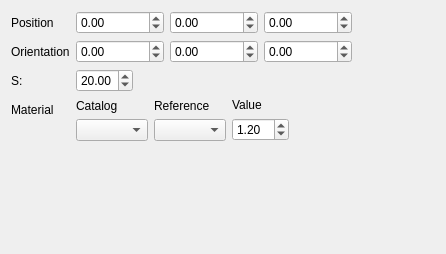
<?xml version="1.0" encoding="UTF-8"?>
<ui version="4.0">
 <class>Dialog</class>
 <widget class="QDialog" name="Dialog">
  <property name="geometry">
   <rect>
    <x>0</x>
    <y>0</y>
    <width>446</width>
    <height>254</height>
   </rect>
  </property>
  <property name="windowTitle">
   <string>Dialog</string>
  </property>
  <layout class="QHBoxLayout" name="horizontalLayout_4">
   <item>
    <layout class="QFormLayout" name="formLayout">
     <property name="sizeConstraint">
      <enum>QLayout::SetMaximumSize</enum>
     </property>
     <property name="fieldGrowthPolicy">
      <enum>QFormLayout::ExpandingFieldsGrow</enum>
     </property>
     <item row="0" column="0">
      <widget class="QLabel" name="label_10">
       <property name="text">
        <string>Position</string>
       </property>
      </widget>
     </item>
     <item row="0" column="1">
      <layout class="QHBoxLayout" name="horizontalLayout_3">
       <item>
        <widget class="QDoubleSpinBox" name="Xpos">
         <property name="minimum">
          <double>-1000000.000000000000000</double>
         </property>
         <property name="maximum">
          <double>1000000.000000000000000</double>
         </property>
        </widget>
       </item>
       <item>
        <widget class="QDoubleSpinBox" name="Ypos">
         <property name="minimum">
          <double>-1000000.000000000000000</double>
         </property>
         <property name="maximum">
          <double>1000000.000000000000000</double>
         </property>
        </widget>
       </item>
       <item>
        <widget class="QDoubleSpinBox" name="Zpos">
         <property name="minimum">
          <double>-1000000.000000000000000</double>
         </property>
         <property name="maximum">
          <double>1000000.000000000000000</double>
         </property>
        </widget>
       </item>
      </layout>
     </item>
     <item row="1" column="0">
      <widget class="QLabel" name="label_7">
       <property name="text">
        <string>Orientation</string>
       </property>
      </widget>
     </item>
     <item row="1" column="1">
      <layout class="QHBoxLayout" name="horizontalLayout">
       <item>
        <widget class="QDoubleSpinBox" name="Xrot">
         <property name="minimum">
          <double>-1000000.000000000000000</double>
         </property>
         <property name="maximum">
          <double>1000000.000000000000000</double>
         </property>
        </widget>
       </item>
       <item>
        <widget class="QDoubleSpinBox" name="Yrot">
         <property name="minimum">
          <double>-1000000.000000000000000</double>
         </property>
         <property name="maximum">
          <double>1000000.000000000000000</double>
         </property>
         <property name="value">
          <double>0.000000000000000</double>
         </property>
        </widget>
       </item>
       <item>
        <widget class="QDoubleSpinBox" name="Zrot">
         <property name="minimum">
          <double>-1000000.000000000000000</double>
         </property>
         <property name="maximum">
          <double>1000000.000000000000000</double>
         </property>
        </widget>
       </item>
      </layout>
     </item>
     <item row="2" column="0">
      <widget class="QLabel" name="label_2">
       <property name="text">
        <string>S:</string>
       </property>
      </widget>
     </item>
     <item row="2" column="1">
      <widget class="QDoubleSpinBox" name="S">
       <property name="value">
        <double>20.000000000000000</double>
       </property>
      </widget>
     </item>
     <item row="3" column="0">
      <widget class="QLabel" name="label_5">
       <property name="text">
        <string>Material</string>
       </property>
      </widget>
     </item>
     <item row="3" column="1">
      <layout class="QHBoxLayout" name="horizontalLayout_2">
       <item>
        <layout class="QVBoxLayout" name="verticalLayout_4">
         <item>
          <widget class="QLabel" name="label_8">
           <property name="text">
            <string>Catalog</string>
           </property>
          </widget>
         </item>
         <item>
          <widget class="QComboBox" name="Catalog"/>
         </item>
        </layout>
       </item>
       <item>
        <layout class="QVBoxLayout" name="verticalLayout_5">
         <item>
          <widget class="QLabel" name="label_9">
           <property name="text">
            <string>Reference</string>
           </property>
          </widget>
         </item>
         <item>
          <widget class="QComboBox" name="Reference"/>
         </item>
        </layout>
       </item>
       <item>
        <layout class="QVBoxLayout" name="verticalLayout_2">
         <item>
          <widget class="QLabel" name="label_6">
           <property name="text">
            <string>Value</string>
           </property>
          </widget>
         </item>
         <item>
          <widget class="QDoubleSpinBox" name="Value">
           <property name="minimum">
            <double>1.000000000000000</double>
           </property>
           <property name="singleStep">
            <double>0.100000000000000</double>
           </property>
           <property name="value">
            <double>1.200000000000000</double>
           </property>
          </widget>
         </item>
        </layout>
       </item>
      </layout>
     </item>
    </layout>
   </item>
  </layout>
 </widget>
 <resources/>
 <connections/>
</ui>
